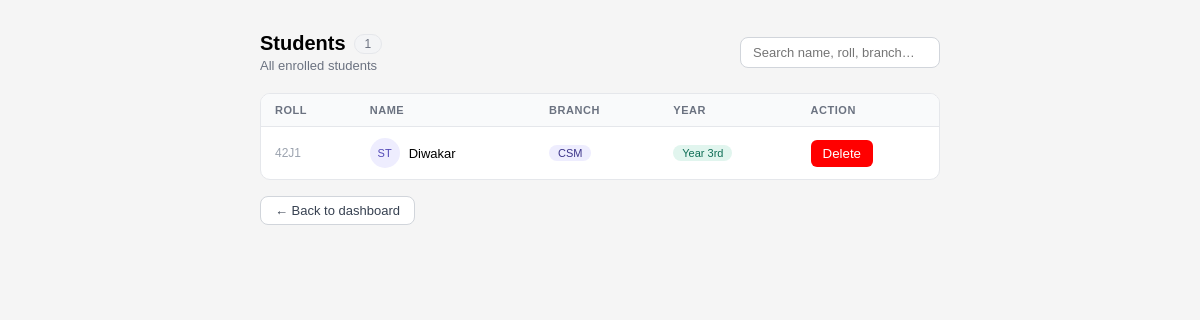
/students (signed in), run on the app's committed database.
### tables this page shows
CREATE TABLE students (roll TEXT, name TEXT, branch TEXT, year TEXT, password TEXT, admin_id INTEGER);

### app.py (the view)
@app.route("/students")
@login_required
def students():
    conn = get_db()
    if session.get("teacher"):
        branch = session["teacher_branch"]
        year = session["teacher_year"]
        data = conn.execute(
            "SELECT * FROM students WHERE branch=? AND year=?",
            (branch, year)
        ).fetchall()
    else:
        admin_id = session["admin_id"]
        data = conn.execute(
            "SELECT * FROM students WHERE admin_id=?",
            (admin_id,)
        ).fetchall()
    conn.close()
    return render_template(
        "students.html",
        data=data
    )

### app.py (called while the page is built)
def login_required(f):
    @wraps(f)
    def decorated(*args, **kwargs):
        if "user" not in session:
            return redirect("/")
        return f(*args, **kwargs)
    return decorated

def get_db():
    return sqlite3.connect("attendance.db")

### templates/students.html (shortened to what this page needs)
<!DOCTYPE html>
<html>
<head>
</head>
<body>
<div class="container">
  <div class="header">
    <div>
      <h1>Students <span class="count-pill" id="count">{{ data|length }}</span></h1>
      <p class="subtitle">All enrolled students</p>
    </div>
    <input class="search-bar" placeholder="Search name, roll, branch…" oninput="filterTable(this.value)" />
  </div>
  <div class="tbl-wrap">
    <table>
      <thead>
        <tr>
          <th>Roll</th>
          <th>Name</th>
          <th>Branch</th>
          <th>Year</th>
          <th>Action</th>
        </tr>
      </thead>
      <tbody id="stu-body">
        {% for s in data %}
{% set initials = "ST" %}        <tr data-row="{{ s[0] }}|{{ s[1]|lower }}|{{ s[2]|lower }}|{{ s[3] }}">
          <td class="roll">{{ s[0] }}</td>
          <td>
            <div class="name-cell">
              <div class="avatar">{{ initials }}</div>
              {{ s[1] }}
            </div>
          </td>
          <td><span class="branch-badge">{{ s[2] }}</span></td>
          <td><span class="year-badge">Year {{ s[3] }}</span></td>
          <td>
    <form action="{{ url_for('delete_student', roll=s[0]) }}"
          method="post"
          onsubmit="return confirm('⚠️ Are you sure you want to delete this student?');">
        <button type="submit" class="delete-btn">
            Delete
        </button>
    </form>
</td>
        </tr>
        {% endfor %}
      </tbody>
    </table>
  </div>
  <a class="back-link" href="/dashboard">&#8592; Back to dashboard</a>
</div>
</body>
</html>

### templates/students.html (style rules this page uses)
* { box-sizing: border-box; margin: 0; padding: 0; }
body { font-family: Arial, sans-serif; background: #f5f5f5; padding: 2rem 1rem; }
.container { max-width: 680px; margin: auto; }
.header { display: flex; align-items: center; justify-content: space-between; margin-bottom: 1.25rem; }
h1 { font-size: 1.25rem; font-weight: 600; display: flex; align-items: center; gap: 8px; }
.count-pill { font-size: 0.75rem; font-weight: 500; background: #f3f4f6; color: #6b7280; border: 1px solid #e5e7eb; border-radius: 99px; padding: 2px 10px; }
.subtitle { font-size: 0.8125rem; color: #6b7280; margin-top: 3px; }
.search-bar { padding: 7px 12px; font-size: 0.8125rem; border: 1px solid #d1d5db; border-radius: 8px; width: 200px; }
.tbl-wrap { border: 1px solid #e5e7eb; border-radius: 10px; overflow: hidden; background: #fff; }
table { width: 100%; border-collapse: collapse; font-size: 0.8125rem; }
th { padding: 10px 14px; text-align: left; font-size: 0.6875rem; font-weight: 600; color: #6b7280; text-transform: uppercase; letter-spacing: 0.05em; background: #f9fafb; border-bottom: 1px solid #e5e7eb; }
td { padding: 11px 14px; border-bottom: 1px solid #f3f4f6; vertical-align: middle; }
tbody tr:last-child td { border-bottom: none; }
.roll { color: #9ca3af; font-size: 0.75rem; }
.name-cell { display: flex; align-items: center; gap: 9px; }
.avatar { width: 30px; height: 30px; border-radius: 50%; background: #EEEDFE; display: flex; align-items: center; justify-content: center; font-size: 11px; font-weight: 500; color: #534AB7; flex-shrink: 0; }
.branch-badge { display: inline-block; padding: 2px 9px; border-radius: 99px; font-size: 0.6875rem; font-weight: 500; background: #EEEDFE; color: #3C3489; }
.year-badge { display: inline-block; padding: 2px 9px; border-radius: 99px; font-size: 0.6875rem; font-weight: 500; background: #E1F5EE; color: #0F6E56; }
.delete-btn { background:red;color:white;border:none;padding:6px 12px;border-radius:6px;cursor:pointer; }
.back-link { display: inline-flex; align-items: center; gap: 6px; margin-top: 1rem; font-size: 0.8125rem; color: #374151; text-decoration: none; border: 1px solid #d1d5db; border-radius: 8px; padding: 6px 14px; background: #fff; }

### data on the page
students: roll "42J1", initials "ST", name "Diwakar", branch "CSM", year "3rd"

### other printed values
{{ data|length }} "1"
